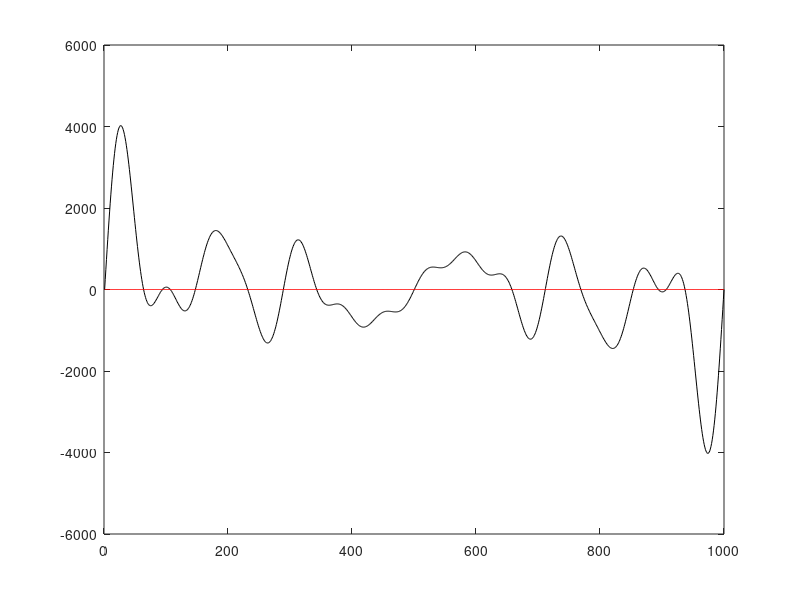

Recreate this plot in MATLAB. (Note: this script raises an error after producing the figure.)
close all, clear all

t = 1:1000;

%% Sine + noise
% y = 100 * (0.5 + 0.5*sin(2*pi* linspace(0,5,1000)));
% y1 = randi([0,155],1,20);
% t1 = linspace(1,1000,numel(y1));
% y = y + interp1(t1,y1,t);

%% n x Sine

N = 20;
y = zeros(1, numel(t));
for i = 1:N
    y = y + randi([0,511],1,1) * (sin(2*pi* linspace(0,randi([1,15],1,1),1000)));
end

% --> We observe, that the ideal number of interpolation points is equal to
% 2 * the maximum frequency of the signal

%% Log
% y = log2(linspace(1,1e6,1000));

%% Log with sine
% y = log2(linspace(1,1e6,1000)) + sin(2*pi* linspace(0,10,1000));

%% Fixen num of iterations

% tfit = [t(1), t(end)];    
% yfit = interp1(tfit, y(tfit), t);
% 
% figure()
% plot(t,y,'k'), hold on
% plot(t,yfit,'r'), hold off
% 
% for i = 1:20
%     [val, ind] = max(abs(y - yfit));
%     tfit = [tfit(tfit<ind), ind,    tfit(tfit>ind)];
%     yfit = interp1(tfit, y(tfit), t);
%     updplot(t, y, yfit);
%     pause(0.5)
% end

%% Variable num of iterations 
%  Given by num of zero crossings of differentiated signal

ydiff = sign(diff(y));
numzc = sum(ydiff(1:end-1) ~= ydiff(2:end))

tfit = [t(1), t(end)];    
yfit = interp1(tfit, y(tfit), t);

figure()
plot(t,y,'k'), hold on
plot(t,yfit,'r'), hold off

for i = 1:numzc +2
    [val, ind] = max(abs(y - yfit));
    tfit = [tfit(tfit<ind), ind,    tfit(tfit>ind)];
    yfit = interp1(tfit, y(tfit), t);
    updplot(t, y, yfit);
    pause(0.5)
end


function p = updplot(t, y, yfit)
    plot(t,y,'k', 'LineWidth', 1.7), hold on
    plot(t,yfit, 'r', 'LineWidth', 1.5), hold off
    xlim([t(1), t(end)]);
end